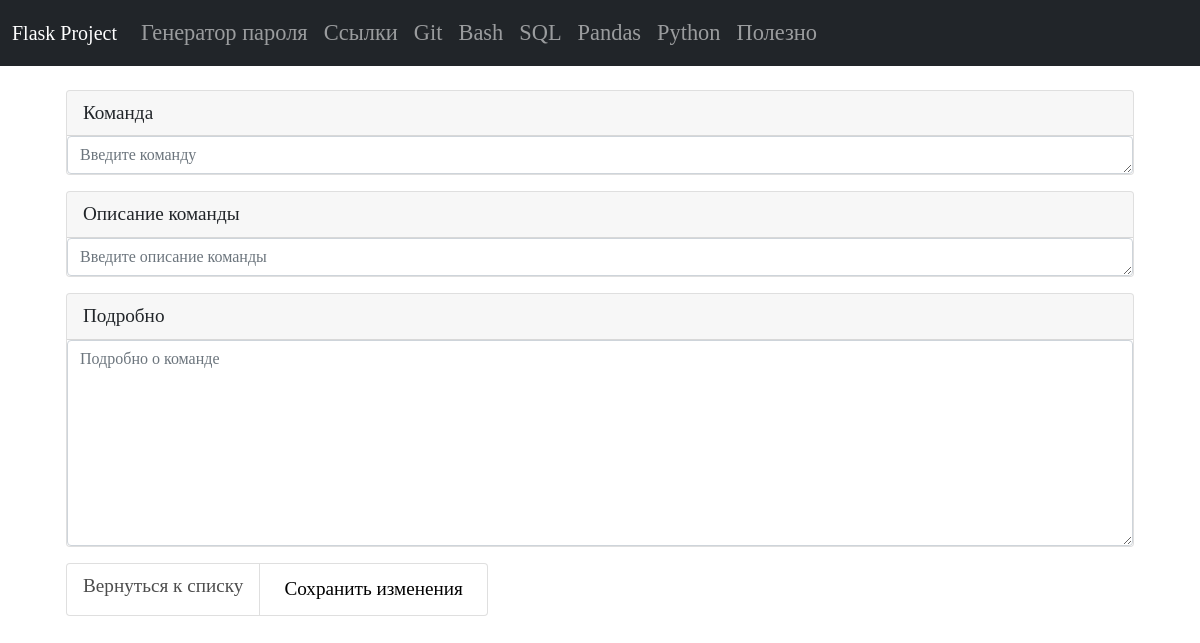
Page /sql/edit/1160/ on the earlier database version.
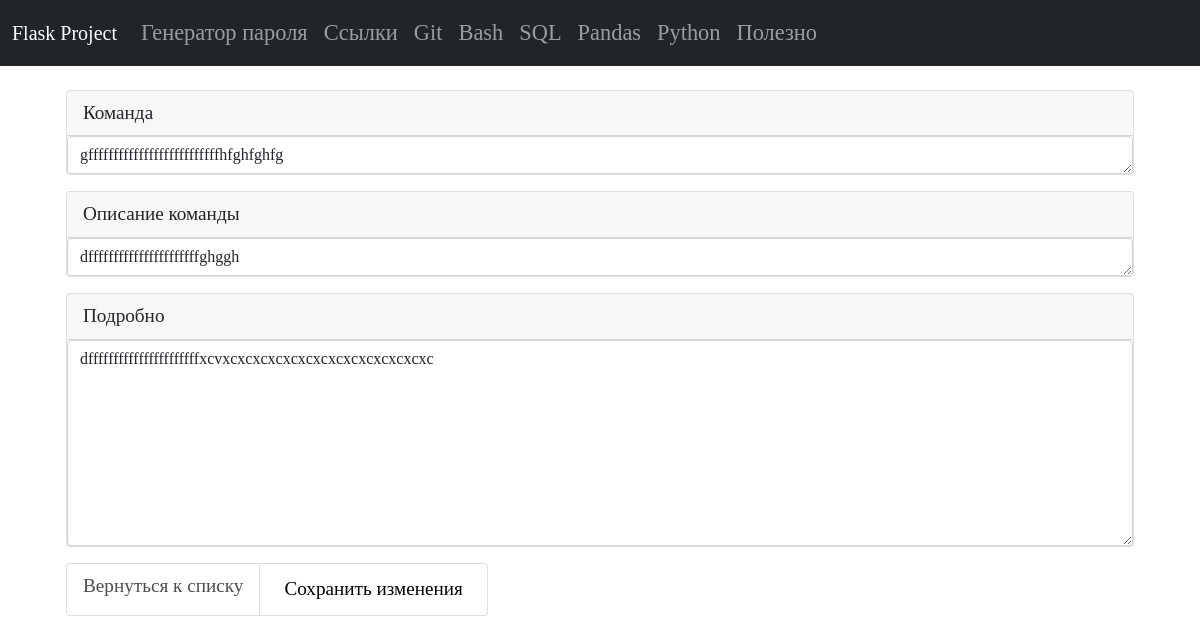
Same page on the later database version.
### tables this page shows
CREATE TABLE [sql] ( 
  "sql_id" INTEGER PRIMARY KEY AUTOINCREMENT,
  "sql_command" TEXT NOT NULL,
  "sql_name" TEXT NOT NULL
, sql_description TEXT);

### app.py (the view, shortened to what this page needs)
@app.route("/sql/edit/<int:sql_id>/", methods=("GET", "POST"))
def edit_sql_command(sql_id):
    conn = get_db_connection()
    edit_sql_command_view = conn.execute("SELECT * FROM sql WHERE sql_id = ?",
                                         (sql_id,)).fetchone()
    return render_template("sql/edit_sql_command.html", edit_sql_command_view=edit_sql_command_view)

### app.py (called while the page is built)
def get_db_connection():
    conn = sqlite3.connect("database.db")
    conn.row_factory = sqlite3.Row
    return conn

### templates/sql/edit_sql_command.html (shortened to what this page needs)
{% extends 'base.html' %}
{% block content %}
<div class="container p-4">
   <form method="post">
      <div class="card mb-3">
         <label for="sql_command" class="card-header">Команда</label>
         <textarea class="form-control" id="sql_command" name="sql_command" rows="1" placeholder="Введите команду"
            required>{{ edit_sql_command_view.sql_command }}</textarea>
      </div>
      <div class="card mb-3">
         <label for="sql_name" class="card-header">Описание команды</label>
         <textarea class="form-control" id="sql_name" name="sql_name" rows="1" placeholder="Введите описание команды"
            required>{{ edit_sql_command_view.sql_name }}</textarea>
      </div>
      <div class="card mb-3">
         <label for="sql_description" class="card-header">Подробно</label>
         <textarea class="form-control" id="sql_description" name="sql_description" rows="8" placeholder="Подробно о команде"
            required>{{ edit_sql_command_view.sql_description }}</textarea>
      </div>
      <ul class="list-group list-group-horizontal">
         <li class="list-group-item">
             <a href="{{ url_for('sql_list_commands') }}">Вернуться к списку</a>
         </li>
         <li class="list-group-item save">
            <button type="submit" value="" class="add">Сохранить изменения</button>
         </li>
      </ul>
   </form>
</div>
{% endblock %}

Differences in the rows shown:
added sql: sql_command "gffffffffffffffffffffffffffhfghfghfg", sql_name "dffffffffffffffffffffffghggh", sql_description "dffffffffffffffffffffffxcvxcxcxcxcxcxcxcxcxcxcxcxcxcxc"
